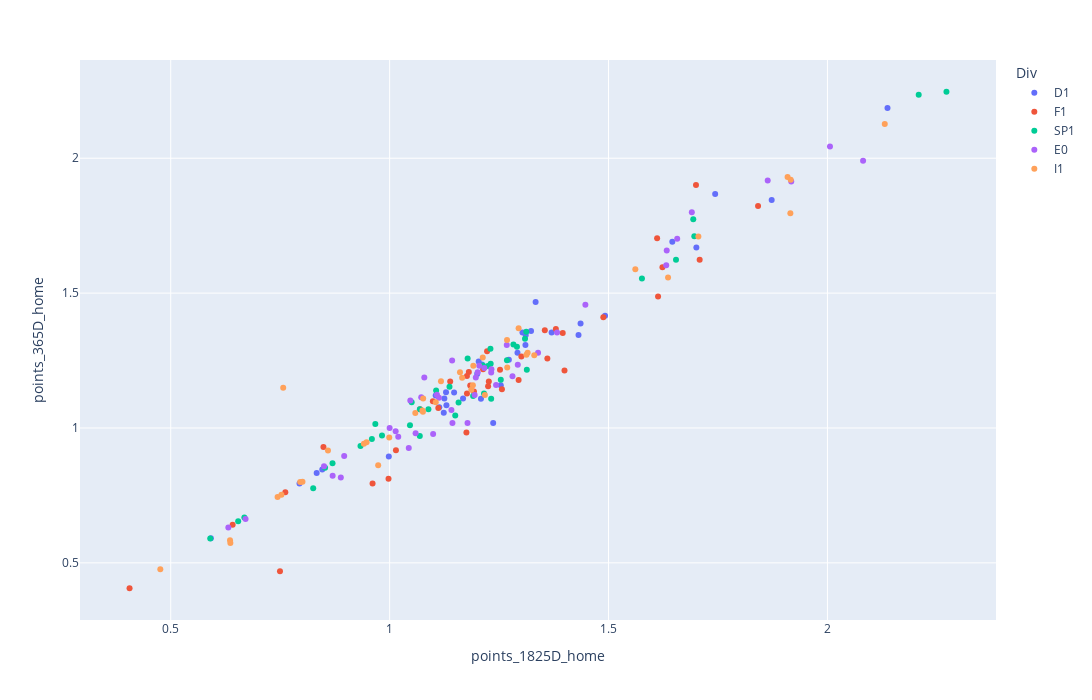

Write notebook code for a chart like this one.
### Code cell
import plotly.express as plotly
top1825 = top1825.reset_index()
plotly.scatter(top1825,col_home,col_away,hover_name='HomeTeam',color='Div',width=1200,height=700)

### Figure 1 — Plotly figure (JSON) as saved in the notebook; plotly's stock layout.template omitted (floating-point values rounded to 4 significant figures)
{"data": [{"hovertemplate": "<b>%{hovertext}</b><br><br>Div=D1<br>points_1825D_home=%{x}<br>points_365D_home=%{y}<extra></extra>", "hovertext": ["Aachen", "Augsburg", "Bayern Munich", "Bielefeld", "Bochum", "Braunschweig", "Cottbus", "Darmstadt", "Dortmund", "Duisburg", "Ein Frankfurt", "FC Koln", "Fortuna Dusseldorf", "Freiburg", "Greuther Furth", "Hamburg", "Hannover", "Hansa Rostock", "Hertha", "Hoffenheim", "Ingolstadt", "Kaiserslautern", "Karlsruhe", "Leverkusen", "M'gladbach", "Mainz", "Munich 1860", "Nurnberg", "RB Leipzig", "Schalke 04", "St Pauli", "Stuttgart", "Union Berlin", "Werder Bremen", "Wolfsburg"], "legendgroup": "D1", "marker": {"color": "#636efa", "symbol": "circle"}, "mode": "markers", "name": "D1", "orientation": "v", "showlegend": true, "type": "scatter", "x": [1.2, 1.147, 2.137, 1.124, 1.209, 0.8333, 1.125, 0.9981, 1.744, 0.8462, 1.211, 1.13, 1.129, 1.203, 0.5917, 1.37, 1.254, 1.105, 1.31, 1.323, 1.168, 1.272, 1.237, 1.646, 1.333, 1.292, 1.311, 1.113, 1.873, 1.701, 0.7942, 1.431, 1.303, 1.492, 1.436], "xaxis": "x", "y": [1.2, 1.131, 2.186, 1.056, 1.108, 0.8333, 1.11, 0.8939, 1.868, 0.8462, 1.236, 1.084, 1.133, 1.246, 0.5917, 1.354, 1.159, 1.121, 1.307, 1.36, 1.109, 1.253, 1.019, 1.69, 1.467, 1.279, 1.345, 1.077, 1.845, 1.669, 0.7942, 1.345, 1.354, 1.416, 1.387], "yaxis": "y"}, {"hovertemplate": "<b>%{hovertext}</b><br><br>Div=F1<br>points_1825D_home=%{x}<br>points_365D_home=%{y}<extra></extra>", "hovertext": ["Ajaccio", "Ajaccio GFCO", "Amiens", "Angers", "Arles", "Auxerre", "Bastia", "Bordeaux", "Boulogne", "Brest", "Caen", "Dijon", "Evian Thonon Gaillard", "Grenoble", "Guingamp", "Le Havre", "Le Mans", "Lens", "Lille", "Lorient", "Lyon", "Marseille", "Metz", "Monaco", "Montpellier", "Nancy", "Nantes", "Nice", "Nimes", "Paris SG", "Reims", "Rennes", "Sochaux", "St Etienne", "Strasbourg", "Toulouse", "Troyes", "Valenciennes"], "legendgroup": "F1", "marker": {"color": "#EF553B", "symbol": "circle"}, "mode": "markers", "name": "F1", "orientation": "v", "showlegend": true, "type": "scatter", "x": [0.9975, 1.099, 1.069, 1.301, 0.4059, 1.399, 1.223, 1.613, 0.7617, 1.252, 1.193, 1.014, 1.184, 0.961, 1.177, 0.6414, 1.36, 1.111, 1.611, 1.256, 1.842, 1.708, 0.8488, 1.623, 1.488, 1.295, 1.213, 1.38, 1.175, 1.7, 1.181, 1.395, 1.138, 1.354, 1.177, 1.225, 0.7496, 1.227], "xaxis": "x", "y": [0.8121, 1.099, 1.069, 1.265, 0.4059, 1.213, 1.285, 1.487, 0.7617, 1.215, 1.135, 0.9178, 1.157, 0.7943, 1.128, 0.6414, 1.257, 1.074, 1.703, 1.143, 1.822, 1.624, 0.9296, 1.596, 1.411, 1.178, 1.217, 1.367, 0.9833, 1.901, 1.208, 1.353, 1.172, 1.362, 1.192, 1.155, 0.4687, 1.172], "yaxis": "y"}, {"hovertemplate": "<b>%{hovertext}</b><br><br>Div=SP1<br>points_1825D_home=%{x}<br>points_365D_home=%{y}<extra></extra>", "hovertext": ["Alaves", "Almeria", "Ath Bilbao", "Ath Madrid", "Barcelona", "Betis", "Cadiz", "Celta", "Cordoba", "Eibar", "Elche", "Espanol", "Getafe", "Gimnastic", "Girona", "Granada", "Hercules", "Huesca", "La Coruna", "Las Palmas", "Leganes", "Levante", "Malaga", "Mallorca", "Murcia", "Numancia", "Osasuna", "Real Madrid", "Recreativo", "Santander", "Sevilla", "Sociedad", "Sp Gijon", "Tenerife", "Valencia", "Valladolid", "Vallecano", "Villarreal", "Xerez", "Zaragoza"], "legendgroup": "SP1", "marker": {"color": "#00cc96", "symbol": "circle"}, "mode": "markers", "name": "SP1", "orientation": "v", "showlegend": true, "type": "scatter", "x": [1.254, 1.157, 1.312, 1.694, 2.272, 1.137, 1.069, 1.309, 0.5903, 1.15, 0.9825, 1.213, 1.283, 0.6541, 1.232, 1.05, 0.9595, 0.8254, 1.216, 1.069, 0.9673, 1.106, 1.178, 1.23, 0.9334, 0.8525, 1.224, 2.208, 1.313, 1.231, 1.696, 1.291, 1.046, 0.8696, 1.654, 1.089, 1.191, 1.576, 0.6682, 1.268], "xaxis": "x", "y": [1.178, 1.095, 1.357, 1.773, 2.246, 1.153, 1.069, 1.331, 0.5903, 1.046, 0.9726, 1.232, 1.31, 0.6541, 1.108, 1.095, 0.9595, 0.7768, 1.128, 0.9704, 1.015, 1.139, 1.258, 1.293, 0.9334, 0.8525, 1.23, 2.236, 1.216, 1.239, 1.711, 1.301, 1.01, 0.8696, 1.623, 1.07, 1.119, 1.554, 0.6682, 1.251], "yaxis": "y"}, {"hovertemplate": "<b>%{hovertext}</b><br><br>Div=E0<br>points_1825D_home=%{x}<br>points_365D_home=%{y}<extra></extra>", "hovertext": ["Arsenal", "Aston Villa", "Birmingham", "Blackburn", "Blackpool", "Bolton", "Bournemouth", "Bradford", "Brighton", "Burnley", "Cardiff", "Charlton", "Chelsea", "Coventry", "Crystal Palace", "Derby", "Everton", "Fulham", "Huddersfield", "Hull", "Ipswich", "Leeds", "Leicester", "Liverpool", "Man City", "Man United", "Middlesbrough", "Newcastle", "Norwich", "Portsmouth", "QPR", "Reading", "Sheffield United", "Southampton", "Stoke", "Sunderland", "Swansea", "Tottenham", "Watford", "West Brom", "West Ham", "Wigan", "Wolves"], "legendgroup": "E0", "marker": {"color": "#ab63fa", "symbol": "circle"}, "mode": "markers", "name": "E0", "orientation": "v", "showlegend": true, "type": "scatter", "x": [1.917, 1.233, 1.059, 1.382, 1, 1.194, 1.143, 0.6316, 1.014, 1.079, 0.8501, 1.243, 2.006, 0.8962, 1.143, 0.6709, 1.447, 1.113, 1.02, 0.8885, 1.657, 1.632, 1.281, 1.864, 1.69, 2.081, 1.108, 1.293, 1.044, 1.197, 0.8698, 1.339, 1.099, 1.268, 1.205, 1.047, 1.216, 1.633, 1.141, 1.072, 1.201, 1.178, 1.232], "xaxis": "x", "y": [1.914, 1.217, 0.9805, 1.354, 1, 1.122, 1.019, 0.6316, 0.9881, 1.187, 0.8579, 1.16, 2.043, 0.8962, 1.25, 0.6629, 1.457, 1.112, 0.9675, 0.8167, 1.701, 1.603, 1.192, 1.918, 1.8, 1.991, 1.123, 1.235, 0.9255, 1.187, 0.8226, 1.279, 0.9776, 1.308, 1.231, 1.102, 1.222, 1.658, 1.067, 1.114, 1.207, 1.019, 1.206], "yaxis": "y"}, {"hovertemplate": "<b>%{hovertext}</b><br><br>Div=I1<br>points_1825D_home=%{x}<br>points_365D_home=%{y}<extra></extra>", "hovertext": ["Ascoli", "Atalanta", "Bari", "Benevento", "Bologna", "Brescia", "Cagliari", "Carpi", "Catania", "Cesena", "Chievo", "Crotone", "Empoli", "Fiorentina", "Frosinone", "Genoa", "Inter", "Juventus", "Lazio", "Lecce", "Livorno", "Messina", "Milan", "Napoli", "Novara", "Palermo", "Parma", "Pescara", "Reggina", "Roma", "Sampdoria", "Sassuolo", "Siena", "Spal", "Spezia", "Torino", "Treviso", "Udinese", "Verona"], "legendgroup": "I1", "marker": {"color": "#FFA15A", "symbol": "circle"}, "mode": "markers", "name": "I1", "orientation": "v", "showlegend": true, "type": "scatter", "x": [1.076, 1.295, 1.218, 0.7569, 1.077, 0.7528, 1.105, 0.9412, 1.117, 0.9991, 1.187, 0.6354, 1.19, 1.636, 0.8009, 1.312, 1.915, 2.131, 1.561, 0.8592, 1.315, 0.7957, 1.909, 1.705, 0.744, 1.269, 1.161, 0.6362, 1.075, 1.916, 1.268, 1.191, 1.059, 0.9738, 0.9474, 1.166, 0.4762, 1.33, 1.213], "xaxis": "x", "y": [1.06, 1.37, 1.123, 1.149, 1.109, 0.7528, 1.096, 0.9412, 1.174, 0.9646, 1.142, 0.584, 1.159, 1.558, 0.8009, 1.271, 1.796, 2.127, 1.589, 0.9163, 1.279, 0.7997, 1.931, 1.709, 0.744, 1.224, 1.207, 0.5736, 1.065, 1.92, 1.326, 1.231, 1.055, 0.8618, 0.9474, 1.186, 0.4762, 1.27, 1.261], "yaxis": "y"}], "layout": {"height": 700, "legend": {"title": {"text": "Div"}, "tracegroupgap": 0}, "margin": {"t": 60}, "width": 1200, "xaxis": {"anchor": "y", "domain": [0, 1], "title": {"text": "points_1825D_home"}}, "yaxis": {"anchor": "x", "domain": [0, 1], "title": {"text": "points_365D_home"}}}}
